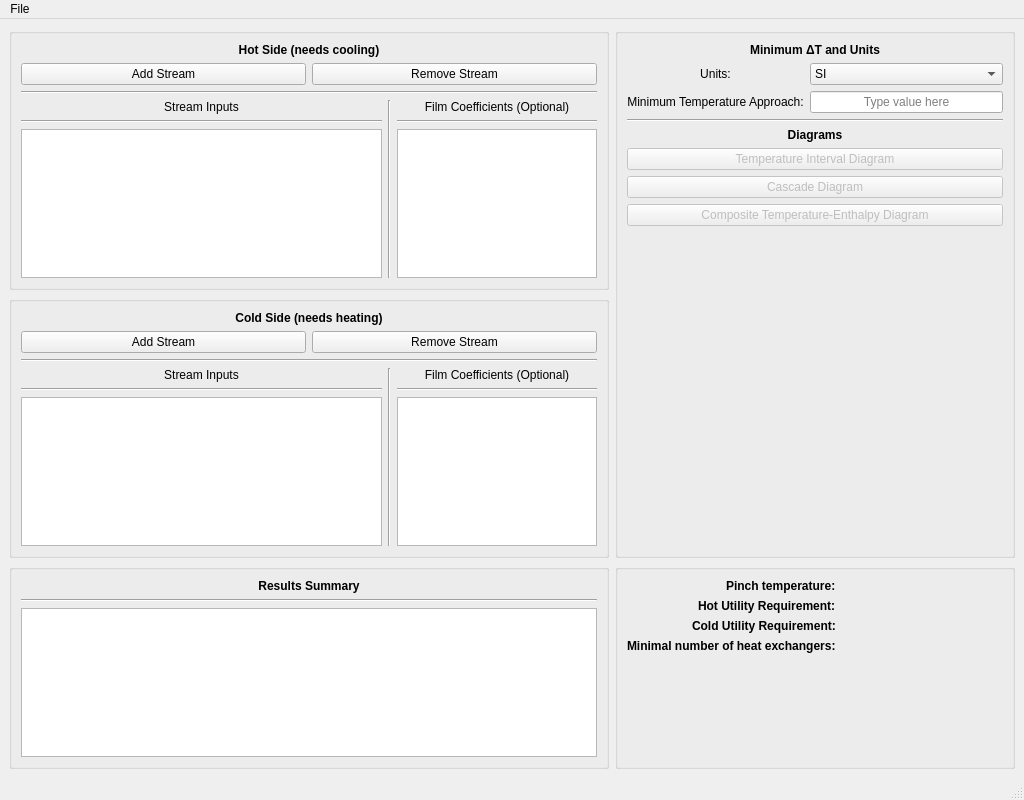
<?xml version="1.0" encoding="UTF-8"?>
<ui version="4.0">
 <class>MainWindow</class>
 <widget class="QMainWindow" name="MainWindow">
  <property name="geometry">
   <rect>
    <x>0</x>
    <y>0</y>
    <width>1024</width>
    <height>800</height>
   </rect>
  </property>
  <property name="windowTitle">
   <string>MainWindow</string>
  </property>
  <widget class="QWidget" name="centralwidget">
   <layout class="QGridLayout" name="gridLayout">
    <item row="0" column="1" rowspan="2">
     <widget class="QGroupBox" name="groupBox_3">
      <property name="sizePolicy">
       <sizepolicy hsizetype="Preferred" vsizetype="Preferred">
        <horstretch>0</horstretch>
        <verstretch>0</verstretch>
       </sizepolicy>
      </property>
      <property name="minimumSize">
       <size>
        <width>300</width>
        <height>0</height>
       </size>
      </property>
      <property name="maximumSize">
       <size>
        <width>400</width>
        <height>16777215</height>
       </size>
      </property>
      <property name="title">
       <string/>
      </property>
      <layout class="QGridLayout" name="gridLayout_4">
       <item row="5" column="0" colspan="2">
        <widget class="QLabel" name="label_3">
         <property name="font">
          <font>
           <weight>75</weight>
           <bold>true</bold>
          </font>
         </property>
         <property name="text">
          <string>Diagrams</string>
         </property>
         <property name="alignment">
          <set>Qt::AlignCenter</set>
         </property>
        </widget>
       </item>
       <item row="2" column="1">
        <widget class="QLineEdit" name="dtApproachLineEdit">
         <property name="inputMask">
          <string/>
         </property>
         <property name="maxLength">
          <number>3</number>
         </property>
         <property name="alignment">
          <set>Qt::AlignCenter</set>
         </property>
         <property name="placeholderText">
          <string>Type value here</string>
         </property>
         <property name="clearButtonEnabled">
          <bool>false</bool>
         </property>
        </widget>
       </item>
       <item row="9" column="1">
        <spacer name="verticalSpacer">
         <property name="orientation">
          <enum>Qt::Vertical</enum>
         </property>
         <property name="sizeHint" stdset="0">
          <size>
           <width>20</width>
           <height>40</height>
          </size>
         </property>
        </spacer>
       </item>
       <item row="1" column="0">
        <widget class="QLabel" name="label_2">
         <property name="text">
          <string>Units:</string>
         </property>
         <property name="alignment">
          <set>Qt::AlignCenter</set>
         </property>
        </widget>
       </item>
       <item row="4" column="0" colspan="2">
        <widget class="Line" name="line">
         <property name="orientation">
          <enum>Qt::Horizontal</enum>
         </property>
        </widget>
       </item>
       <item row="1" column="1">
        <widget class="QComboBox" name="unitsComboBox">
         <item>
          <property name="text">
           <string>SI</string>
          </property>
         </item>
         <item>
          <property name="text">
           <string>US</string>
          </property>
         </item>
        </widget>
       </item>
       <item row="0" column="0" colspan="2">
        <widget class="QLabel" name="label_4">
         <property name="font">
          <font>
           <weight>75</weight>
           <bold>true</bold>
          </font>
         </property>
         <property name="text">
          <string>&lt;html&gt;&lt;head/&gt;&lt;body&gt;&lt;p&gt;Minimum ΔT and Units&lt;/p&gt;&lt;/body&gt;&lt;/html&gt;</string>
         </property>
         <property name="alignment">
          <set>Qt::AlignCenter</set>
         </property>
        </widget>
       </item>
       <item row="2" column="0">
        <widget class="QLabel" name="label">
         <property name="text">
          <string>Minimum Temperature Approach:</string>
         </property>
         <property name="alignment">
          <set>Qt::AlignCenter</set>
         </property>
        </widget>
       </item>
       <item row="6" column="0" colspan="2">
        <widget class="QPushButton" name="tiDiagramPushButton">
         <property name="enabled">
          <bool>false</bool>
         </property>
         <property name="text">
          <string>Temperature Interval Diagram</string>
         </property>
        </widget>
       </item>
       <item row="7" column="0" colspan="2">
        <widget class="QPushButton" name="cascadeDiagramPushButton">
         <property name="enabled">
          <bool>false</bool>
         </property>
         <property name="text">
          <string>Cascade Diagram</string>
         </property>
        </widget>
       </item>
       <item row="8" column="0" colspan="2">
        <widget class="QPushButton" name="tqDiagramPushButton">
         <property name="enabled">
          <bool>false</bool>
         </property>
         <property name="text">
          <string>Composite Temperature-Enthalpy Diagram</string>
         </property>
        </widget>
       </item>
      </layout>
     </widget>
    </item>
    <item row="0" column="0">
     <widget class="QGroupBox" name="groupBox">
      <property name="title">
       <string/>
      </property>
      <layout class="QGridLayout" name="gridLayout_2">
       <item row="4" column="2" rowspan="3">
        <widget class="Line" name="line_5">
         <property name="orientation">
          <enum>Qt::Vertical</enum>
         </property>
        </widget>
       </item>
       <item row="6" column="3">
        <widget class="QTableView" name="hotFilmCoefTableView">
         <property name="maximumSize">
          <size>
           <width>200</width>
           <height>16777215</height>
          </size>
         </property>
        </widget>
       </item>
       <item row="5" column="3">
        <widget class="Line" name="line_6">
         <property name="orientation">
          <enum>Qt::Horizontal</enum>
         </property>
        </widget>
       </item>
       <item row="0" column="0" colspan="4">
        <widget class="QLabel" name="label_5">
         <property name="font">
          <font>
           <weight>75</weight>
           <bold>true</bold>
          </font>
         </property>
         <property name="text">
          <string>Hot Side (needs cooling)</string>
         </property>
         <property name="alignment">
          <set>Qt::AlignCenter</set>
         </property>
        </widget>
       </item>
       <item row="4" column="0" colspan="2">
        <widget class="QLabel" name="label_8">
         <property name="font">
          <font>
           <weight>50</weight>
           <bold>false</bold>
          </font>
         </property>
         <property name="text">
          <string>Stream Inputs</string>
         </property>
         <property name="alignment">
          <set>Qt::AlignCenter</set>
         </property>
        </widget>
       </item>
       <item row="4" column="3">
        <widget class="QLabel" name="label_9">
         <property name="font">
          <font>
           <weight>50</weight>
           <bold>false</bold>
          </font>
         </property>
         <property name="text">
          <string>Film Coefficients (Optional)</string>
         </property>
         <property name="alignment">
          <set>Qt::AlignCenter</set>
         </property>
        </widget>
       </item>
       <item row="5" column="0" colspan="2">
        <widget class="Line" name="line_7">
         <property name="orientation">
          <enum>Qt::Horizontal</enum>
         </property>
        </widget>
       </item>
       <item row="6" column="0" colspan="2">
        <widget class="QTableView" name="hotStreamTableView">
         <property name="selectionMode">
          <enum>QAbstractItemView::SingleSelection</enum>
         </property>
        </widget>
       </item>
       <item row="2" column="0" colspan="4">
        <layout class="QHBoxLayout" name="horizontalLayout_5">
         <item>
          <widget class="QPushButton" name="addHotStreamPushButton">
           <property name="text">
            <string>Add Stream</string>
           </property>
           <property name="icon">
            <iconset resource="../../resources/icons.qrc">
             <normaloff>:/streams/add_icon.svg</normaloff>:/streams/add_icon.svg</iconset>
           </property>
          </widget>
         </item>
         <item>
          <widget class="QPushButton" name="deleteHotStreamPushButton">
           <property name="text">
            <string>Remove Stream</string>
           </property>
           <property name="icon">
            <iconset resource="../../resources/icons.qrc">
             <normaloff>:/streams/delete_icon.svg</normaloff>:/streams/delete_icon.svg</iconset>
           </property>
          </widget>
         </item>
        </layout>
       </item>
       <item row="3" column="0" colspan="4">
        <widget class="Line" name="line_2">
         <property name="orientation">
          <enum>Qt::Horizontal</enum>
         </property>
        </widget>
       </item>
      </layout>
     </widget>
    </item>
    <item row="1" column="0">
     <widget class="QGroupBox" name="groupBox_2">
      <property name="title">
       <string/>
      </property>
      <layout class="QGridLayout" name="gridLayout_3">
       <item row="4" column="0">
        <widget class="QLabel" name="label_11">
         <property name="font">
          <font>
           <weight>50</weight>
           <bold>false</bold>
          </font>
         </property>
         <property name="text">
          <string>Stream Inputs</string>
         </property>
         <property name="alignment">
          <set>Qt::AlignCenter</set>
         </property>
        </widget>
       </item>
       <item row="6" column="2">
        <widget class="QTableView" name="coldFilmCoefTableView">
         <property name="maximumSize">
          <size>
           <width>200</width>
           <height>16777215</height>
          </size>
         </property>
        </widget>
       </item>
       <item row="0" column="0" colspan="3">
        <widget class="QLabel" name="label_6">
         <property name="font">
          <font>
           <weight>75</weight>
           <bold>true</bold>
          </font>
         </property>
         <property name="text">
          <string>Cold Side (needs heating)</string>
         </property>
         <property name="alignment">
          <set>Qt::AlignCenter</set>
         </property>
        </widget>
       </item>
       <item row="1" column="0" colspan="3">
        <layout class="QHBoxLayout" name="horizontalLayout_6">
         <item>
          <widget class="QPushButton" name="addColdStreamPushButton">
           <property name="text">
            <string>Add Stream</string>
           </property>
           <property name="icon">
            <iconset resource="../../resources/icons.qrc">
             <normaloff>:/streams/add_icon.svg</normaloff>:/streams/add_icon.svg</iconset>
           </property>
          </widget>
         </item>
         <item>
          <widget class="QPushButton" name="deleteColdStreamPushButton">
           <property name="text">
            <string>Remove Stream</string>
           </property>
           <property name="icon">
            <iconset resource="../../resources/icons.qrc">
             <normaloff>:/streams/delete_icon.svg</normaloff>:/streams/delete_icon.svg</iconset>
           </property>
          </widget>
         </item>
        </layout>
       </item>
       <item row="3" column="0" colspan="3">
        <widget class="Line" name="line_3">
         <property name="orientation">
          <enum>Qt::Horizontal</enum>
         </property>
        </widget>
       </item>
       <item row="4" column="2">
        <widget class="QLabel" name="label_10">
         <property name="font">
          <font>
           <weight>50</weight>
           <bold>false</bold>
          </font>
         </property>
         <property name="text">
          <string>Film Coefficients (Optional)</string>
         </property>
         <property name="alignment">
          <set>Qt::AlignCenter</set>
         </property>
        </widget>
       </item>
       <item row="6" column="0">
        <widget class="QTableView" name="coldStreamTableView"/>
       </item>
       <item row="5" column="0">
        <widget class="Line" name="line_9">
         <property name="orientation">
          <enum>Qt::Horizontal</enum>
         </property>
        </widget>
       </item>
       <item row="5" column="2">
        <widget class="Line" name="line_10">
         <property name="orientation">
          <enum>Qt::Horizontal</enum>
         </property>
        </widget>
       </item>
       <item row="4" column="1" rowspan="3">
        <widget class="Line" name="line_8">
         <property name="orientation">
          <enum>Qt::Vertical</enum>
         </property>
        </widget>
       </item>
      </layout>
     </widget>
    </item>
    <item row="2" column="0">
     <widget class="QGroupBox" name="groupBox_4">
      <property name="title">
       <string/>
      </property>
      <layout class="QGridLayout" name="gridLayout_5">
       <item row="0" column="0">
        <widget class="QLabel" name="label_7">
         <property name="font">
          <font>
           <weight>75</weight>
           <bold>true</bold>
          </font>
         </property>
         <property name="text">
          <string>Results Summary</string>
         </property>
         <property name="alignment">
          <set>Qt::AlignCenter</set>
         </property>
        </widget>
       </item>
       <item row="1" column="0">
        <widget class="Line" name="line_4">
         <property name="orientation">
          <enum>Qt::Horizontal</enum>
         </property>
        </widget>
       </item>
       <item row="2" column="0">
        <widget class="QTableView" name="summaryTableView">
         <property name="editTriggers">
          <set>QAbstractItemView::NoEditTriggers</set>
         </property>
        </widget>
       </item>
      </layout>
     </widget>
    </item>
    <item row="2" column="1">
     <widget class="QGroupBox" name="groupBox_5">
      <property name="title">
       <string/>
      </property>
      <layout class="QGridLayout" name="gridLayout_6">
       <item row="0" column="0">
        <layout class="QFormLayout" name="formLayout">
         <property name="labelAlignment">
          <set>Qt::AlignRight|Qt::AlignTrailing|Qt::AlignVCenter</set>
         </property>
         <item row="1" column="0">
          <widget class="QLabel" name="label_12">
           <property name="font">
            <font>
             <weight>75</weight>
             <bold>true</bold>
            </font>
           </property>
           <property name="text">
            <string>Hot Utility Requirement:</string>
           </property>
          </widget>
         </item>
         <item row="1" column="1">
          <widget class="QLabel" name="hotUtilLabel">
           <property name="text">
            <string/>
           </property>
           <property name="alignment">
            <set>Qt::AlignCenter</set>
           </property>
          </widget>
         </item>
         <item row="2" column="0">
          <widget class="QLabel" name="label_14">
           <property name="font">
            <font>
             <weight>75</weight>
             <bold>true</bold>
            </font>
           </property>
           <property name="text">
            <string>Cold Utility Requirement:</string>
           </property>
          </widget>
         </item>
         <item row="2" column="1">
          <widget class="QLabel" name="coldUtilLabel">
           <property name="text">
            <string/>
           </property>
           <property name="alignment">
            <set>Qt::AlignCenter</set>
           </property>
          </widget>
         </item>
         <item row="3" column="0">
          <widget class="QLabel" name="label_20">
           <property name="font">
            <font>
             <weight>75</weight>
             <bold>true</bold>
            </font>
           </property>
           <property name="text">
            <string>Minimal number of heat exchangers:</string>
           </property>
          </widget>
         </item>
         <item row="3" column="1">
          <widget class="QLabel" name="minExLabel">
           <property name="text">
            <string/>
           </property>
           <property name="alignment">
            <set>Qt::AlignCenter</set>
           </property>
          </widget>
         </item>
         <item row="0" column="0">
          <widget class="QLabel" name="label_22">
           <property name="font">
            <font>
             <weight>75</weight>
             <bold>true</bold>
            </font>
           </property>
           <property name="text">
            <string>Pinch temperature:</string>
           </property>
          </widget>
         </item>
         <item row="0" column="1">
          <widget class="QLabel" name="pinchLabel">
           <property name="text">
            <string/>
           </property>
           <property name="alignment">
            <set>Qt::AlignCenter</set>
           </property>
          </widget>
         </item>
        </layout>
       </item>
      </layout>
     </widget>
    </item>
   </layout>
  </widget>
  <widget class="QMenuBar" name="menubar">
   <property name="geometry">
    <rect>
     <x>0</x>
     <y>0</y>
     <width>1024</width>
     <height>21</height>
    </rect>
   </property>
   <widget class="QMenu" name="menuFile">
    <property name="title">
     <string>File</string>
    </property>
    <addaction name="actionNew"/>
    <addaction name="actionOpen"/>
    <addaction name="actionSave"/>
    <addaction name="actionSave_as"/>
    <addaction name="separator"/>
    <addaction name="actionExit"/>
   </widget>
   <addaction name="menuFile"/>
  </widget>
  <widget class="QStatusBar" name="statusbar"/>
  <action name="actionOpen">
   <property name="icon">
    <iconset resource="../../resources/icons.qrc">
     <normaloff>:/files/open_icon.svg</normaloff>:/files/open_icon.svg</iconset>
   </property>
   <property name="text">
    <string>Open</string>
   </property>
   <property name="toolTip">
    <string>Opens a .hsd file</string>
   </property>
   <property name="shortcut">
    <string>Ctrl+O</string>
   </property>
  </action>
  <action name="actionNew">
   <property name="text">
    <string>New</string>
   </property>
   <property name="toolTip">
    <string>New HENSAD case study.</string>
   </property>
   <property name="shortcut">
    <string>Ctrl+N</string>
   </property>
  </action>
  <action name="actionSave">
   <property name="icon">
    <iconset resource="../../resources/icons.qrc">
     <normaloff>:/files/save_icon.svg</normaloff>:/files/save_icon.svg</iconset>
   </property>
   <property name="text">
    <string>Save</string>
   </property>
   <property name="toolTip">
    <string>Saves the current case study into a .hsd file.</string>
   </property>
   <property name="shortcut">
    <string>Ctrl+S</string>
   </property>
  </action>
  <action name="actionExit">
   <property name="text">
    <string>Exit</string>
   </property>
  </action>
  <action name="actionSave_as">
   <property name="text">
    <string>Save as...</string>
   </property>
  </action>
 </widget>
 <resources>
  <include location="../../resources/icons.qrc"/>
 </resources>
 <connections/>
</ui>
